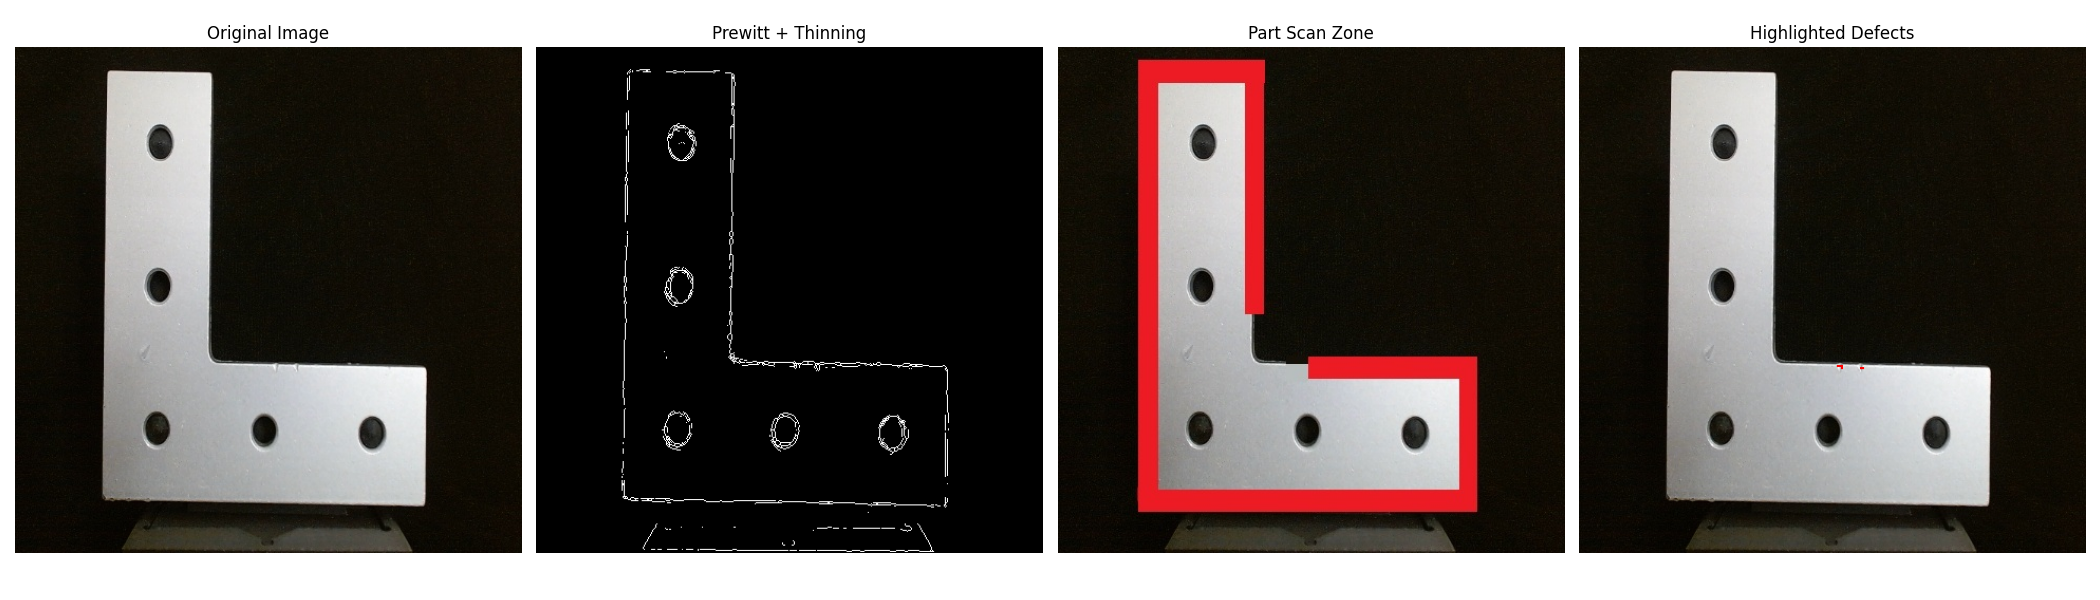

Generate this figure with Python:
import cv2
import numpy as np
import matplotlib.pyplot as plt
from skimage.morphology import skeletonize

# --------------------------------------------------
# 1) Load image1 and convert to grayscale
# --------------------------------------------------
img1 = cv2.imread("pres_good.jpg")
if img1 is None:
    raise FileNotFoundError("image1.jpg not found.")

img1_rgb = cv2.cvtColor(img1, cv2.COLOR_BGR2RGB)
gray1 = cv2.cvtColor(img1, cv2.COLOR_BGR2GRAY)

# --------------------------------------------------
# 2) Prewitt edge detection
# --------------------------------------------------
kernelx = np.array([[1, 0, -1],
                    [1, 0, -1],
                    [1, 0, -1]], dtype=np.float32)

kernely = np.array([[ 1,  1,  1],
                    [ 0,  0,  0],
                    [-1, -1, -1]], dtype=np.float32)

gx = cv2.filter2D(gray1, cv2.CV_32F, kernelx)
gy = cv2.filter2D(gray1, cv2.CV_32F, kernely)

grad_mag = np.sqrt(gx**2 + gy**2)

# Binary threshold (like MATLAB edge auto-threshold)
_, BW = cv2.threshold(
    grad_mag.astype(np.uint8),
    0, 255,
    cv2.THRESH_BINARY + cv2.THRESH_OTSU
)

# --------------------------------------------------
# Thinning step (approximates MATLAB edge thinning)
# --------------------------------------------------
BW_bool = BW > 0
thinned = skeletonize(BW_bool)
img = thinned.astype(np.uint8)   # final binary image (0/1)

# --------------------------------------------------
# 3) Sliding window code (converted from MATLAB)
# --------------------------------------------------
rows, cols = img.shape

outRows = (rows - 7) // 2 + 1
outCols = (cols - 7) // 2 + 1

outputImg = np.zeros((outRows * 3, outCols * 3), dtype=np.uint8)

for r in range(0, rows - 6, 2):
    for c in range(0, cols - 6, 2):

        window = img[r:r+7, c:c+7]

        if np.sum(window) >= 20:

            outR = (r // 2) * 3
            outC = (c // 2) * 3

            outputImg[outR:outR+3, outC:outC+3] = 1

# Resize result
scale_factor = 480 / 711
new_size = (
    int(outputImg.shape[1] * scale_factor),
    int(outputImg.shape[0] * scale_factor)
)

outputImg_resized = cv2.resize(
    outputImg,
    new_size,
    interpolation=cv2.INTER_NEAREST
)

# Match image1 size
outputImg_resized = cv2.resize(
    outputImg_resized,
    (img1.shape[1], img1.shape[0]),
    interpolation=cv2.INTER_NEAREST
)

# --------------------------------------------------
# 4) Load image2
# --------------------------------------------------
img2 = cv2.imread("pres_dent_zones.jpg")
if img2 is None:
    raise FileNotFoundError("image2.jpg not found.")

img2_rgb = cv2.cvtColor(img2, cv2.COLOR_BGR2RGB)

b = img2[:, :, 0]
g = img2[:, :, 1]
r = img2[:, :, 2]

red_mask = (r > 200) & (g < 50) & (b < 50)

# --------------------------------------------------
# 5) Highlight pixels
# --------------------------------------------------
highlight_img = img1_rgb.copy()

condition = (outputImg_resized == 1) & red_mask
highlight_img[condition] = [255, 0, 0]

# --------------------------------------------------
# 6) Display results
# --------------------------------------------------
plt.figure(figsize=(21, 6))

plt.subplot(1, 4, 1)
plt.imshow(img1_rgb)
plt.title("Original Image")
plt.axis("off")

plt.subplot(1, 4, 2)
plt.imshow(img * 255, cmap="gray")
plt.title("Prewitt + Thinning")
plt.axis("off")

plt.subplot(1, 4, 3)
plt.imshow(img2_rgb)
plt.title("Part Scan Zone")
plt.axis("off")

plt.subplot(1, 4, 4)
plt.imshow(highlight_img)
plt.title("Highlighted Defects")
plt.axis("off")

plt.tight_layout()
plt.show()
